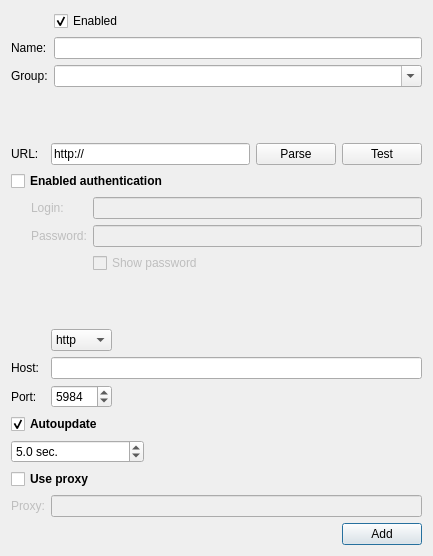
<?xml version="1.0" encoding="UTF-8"?>
<ui version="4.0">
 <class>AddServerForm</class>
 <widget class="QDialog" name="AddServerForm">
  <property name="geometry">
   <rect>
    <x>0</x>
    <y>0</y>
    <width>352</width>
    <height>556</height>
   </rect>
  </property>
  <property name="windowTitle">
   <string>Add Server</string>
  </property>
  <layout class="QGridLayout" name="gridLayout" rowstretch="0,0,0,0,0,0,0,0,0,0,0,0" columnstretch="3,3,0,0,40,3,3" columnminimumwidth="5,5,10,10,100,0,0">
   <item row="0" column="0" colspan="7">
    <layout class="QVBoxLayout" name="verticalLayout">
     <item>
      <layout class="QFormLayout" name="formLayout">
       <item row="2" column="0">
        <widget class="QLabel" name="label">
         <property name="text">
          <string>Name:</string>
         </property>
        </widget>
       </item>
       <item row="2" column="1">
        <widget class="QLineEdit" name="txt_name"/>
       </item>
       <item row="3" column="0">
        <widget class="QLabel" name="lbl_group">
         <property name="text">
          <string>Group:</string>
         </property>
        </widget>
       </item>
       <item row="3" column="1">
        <widget class="QComboBox" name="cmb_group">
         <property name="editable">
          <bool>true</bool>
         </property>
        </widget>
       </item>
       <item row="1" column="1">
        <widget class="QCheckBox" name="chb_enabled">
         <property name="text">
          <string>Enabled</string>
         </property>
         <property name="checked">
          <bool>true</bool>
         </property>
        </widget>
       </item>
      </layout>
     </item>
    </layout>
   </item>
   <item row="1" column="0">
    <widget class="QLabel" name="lbl_url">
     <property name="text">
      <string>URL:</string>
     </property>
    </widget>
   </item>
   <item row="1" column="5">
    <widget class="QPushButton" name="btn_parse">
     <property name="text">
      <string>Parse</string>
     </property>
    </widget>
   </item>
   <item row="1" column="6">
    <widget class="QPushButton" name="btn_test">
     <property name="text">
      <string>Test</string>
     </property>
    </widget>
   </item>
   <item row="2" column="0" colspan="7">
    <widget class="QCheckBox" name="grp_login">
     <property name="font">
      <font>
       <weight>75</weight>
       <bold>true</bold>
      </font>
     </property>
     <property name="text">
      <string>Enabled authentication</string>
     </property>
    </widget>
   </item>
   <item row="3" column="0" colspan="7">
    <layout class="QVBoxLayout" name="verticalLayout_2">
     <property name="leftMargin">
      <number>20</number>
     </property>
     <item>
      <layout class="QFormLayout" name="formLayout_2">
       <property name="fieldGrowthPolicy">
        <enum>QFormLayout::AllNonFixedFieldsGrow</enum>
       </property>
       <item row="0" column="0">
        <widget class="QLabel" name="label_4">
         <property name="enabled">
          <bool>false</bool>
         </property>
         <property name="text">
          <string>Login:</string>
         </property>
        </widget>
       </item>
       <item row="0" column="1">
        <widget class="QLineEdit" name="txt_login">
         <property name="enabled">
          <bool>false</bool>
         </property>
        </widget>
       </item>
       <item row="1" column="0">
        <widget class="QLabel" name="label_5">
         <property name="enabled">
          <bool>false</bool>
         </property>
         <property name="text">
          <string>Password:</string>
         </property>
        </widget>
       </item>
       <item row="1" column="1">
        <widget class="QLineEdit" name="txt_password">
         <property name="enabled">
          <bool>false</bool>
         </property>
        </widget>
       </item>
       <item row="3" column="1">
        <widget class="QCheckBox" name="chb_showpass">
         <property name="enabled">
          <bool>false</bool>
         </property>
         <property name="text">
          <string>Show password</string>
         </property>
        </widget>
       </item>
      </layout>
     </item>
    </layout>
   </item>
   <item row="5" column="0">
    <widget class="QLabel" name="label_2">
     <property name="text">
      <string>Host:</string>
     </property>
    </widget>
   </item>
   <item row="6" column="0">
    <widget class="QLabel" name="label_3">
     <property name="text">
      <string>Port:</string>
     </property>
    </widget>
   </item>
   <item row="7" column="0" colspan="5">
    <widget class="QCheckBox" name="group_autoupdate">
     <property name="font">
      <font>
       <weight>75</weight>
       <bold>true</bold>
      </font>
     </property>
     <property name="text">
      <string>Autoupdate</string>
     </property>
     <property name="checked">
      <bool>true</bool>
     </property>
    </widget>
   </item>
   <item row="9" column="0" colspan="4">
    <widget class="QCheckBox" name="group_proxy">
     <property name="font">
      <font>
       <weight>75</weight>
       <bold>true</bold>
      </font>
     </property>
     <property name="text">
      <string>Use proxy</string>
     </property>
    </widget>
   </item>
   <item row="10" column="0">
    <widget class="QLabel" name="label_6">
     <property name="enabled">
      <bool>false</bool>
     </property>
     <property name="text">
      <string>Proxy:</string>
     </property>
    </widget>
   </item>
   <item row="10" column="1" colspan="6">
    <widget class="QLineEdit" name="txt_proxy">
     <property name="enabled">
      <bool>false</bool>
     </property>
    </widget>
   </item>
   <item row="4" column="1">
    <widget class="QComboBox" name="cmb_protocol">
     <property name="editable">
      <bool>false</bool>
     </property>
     <property name="currentIndex">
      <number>0</number>
     </property>
     <item>
      <property name="text">
       <string>http</string>
      </property>
     </item>
     <item>
      <property name="text">
       <string>https</string>
      </property>
     </item>
    </widget>
   </item>
   <item row="5" column="1" colspan="6">
    <widget class="QLineEdit" name="txt_host"/>
   </item>
   <item row="6" column="1">
    <widget class="QSpinBox" name="spin_port">
     <property name="maximum">
      <number>99999</number>
     </property>
     <property name="value">
      <number>5984</number>
     </property>
    </widget>
   </item>
   <item row="1" column="1" colspan="4">
    <widget class="QLineEdit" name="txt_url">
     <property name="inputMask">
      <string/>
     </property>
     <property name="text">
      <string>http://</string>
     </property>
    </widget>
   </item>
   <item row="8" column="0" colspan="4">
    <widget class="QDoubleSpinBox" name="spin_time">
     <property name="prefix">
      <string/>
     </property>
     <property name="suffix">
      <string> sec.</string>
     </property>
     <property name="decimals">
      <number>1</number>
     </property>
     <property name="maximum">
      <double>999.000000000000000</double>
     </property>
     <property name="value">
      <double>5.000000000000000</double>
     </property>
    </widget>
   </item>
   <item row="11" column="6">
    <widget class="QPushButton" name="btn_add">
     <property name="text">
      <string>Add</string>
     </property>
     <property name="default">
      <bool>true</bool>
     </property>
    </widget>
   </item>
  </layout>
 </widget>
 <resources/>
 <connections>
  <connection>
   <sender>grp_login</sender>
   <signal>toggled(bool)</signal>
   <receiver>txt_login</receiver>
   <slot>setEnabled(bool)</slot>
   <hints>
    <hint type="sourcelabel">
     <x>174</x>
     <y>160</y>
    </hint>
    <hint type="destinationlabel">
     <x>223</x>
     <y>187</y>
    </hint>
   </hints>
  </connection>
  <connection>
   <sender>grp_login</sender>
   <signal>toggled(bool)</signal>
   <receiver>chb_showpass</receiver>
   <slot>setEnabled(bool)</slot>
   <hints>
    <hint type="sourcelabel">
     <x>174</x>
     <y>160</y>
    </hint>
    <hint type="destinationlabel">
     <x>223</x>
     <y>256</y>
    </hint>
   </hints>
  </connection>
  <connection>
   <sender>grp_login</sender>
   <signal>toggled(bool)</signal>
   <receiver>label_4</receiver>
   <slot>setEnabled(bool)</slot>
   <hints>
    <hint type="sourcelabel">
     <x>174</x>
     <y>160</y>
    </hint>
    <hint type="destinationlabel">
     <x>52</x>
     <y>187</y>
    </hint>
   </hints>
  </connection>
  <connection>
   <sender>grp_login</sender>
   <signal>toggled(bool)</signal>
   <receiver>label_5</receiver>
   <slot>setEnabled(bool)</slot>
   <hints>
    <hint type="sourcelabel">
     <x>174</x>
     <y>160</y>
    </hint>
    <hint type="destinationlabel">
     <x>66</x>
     <y>220</y>
    </hint>
   </hints>
  </connection>
  <connection>
   <sender>grp_login</sender>
   <signal>toggled(bool)</signal>
   <receiver>txt_password</receiver>
   <slot>setEnabled(bool)</slot>
   <hints>
    <hint type="sourcelabel">
     <x>174</x>
     <y>160</y>
    </hint>
    <hint type="destinationlabel">
     <x>223</x>
     <y>220</y>
    </hint>
   </hints>
  </connection>
 </connections>
</ui>
